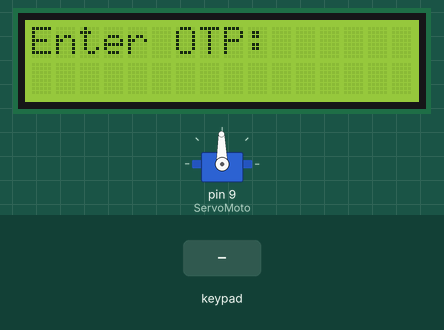
This sketch was run on a simulated Arduino Uno, built with avr-gcc and run on an emulated ATmega328P. Parts: 16×2 character LCD, servo. Inputs (shaded band) come from the test bench. What the sketch prints to the serial monitor is not drawn.

Above: at 1.2 s.
1.3 s: key '6' pressed
At 2.5 s:
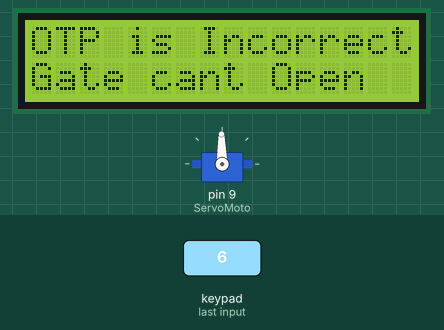
2.8 s: key '1' pressed
At 3.6 s:
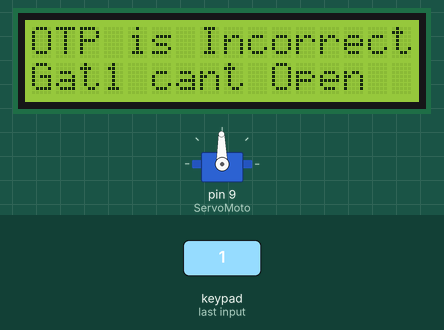
Timing chart, 0 to 5.8 s (numbered marks = the images above; inputs shaded):
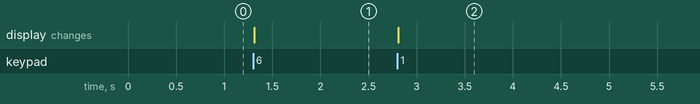

The sketch:

Demo_2_Firebase_Sensors_LED_OTP.ino
```cpp
#include <Keypad.h>
#include<LiquidCrystal.h>
#include <Servo.h>

const byte ROWS = 2;
const byte COLS = 3;

LiquidCrystal lcd(12, 11,5 , 4, 3, 2);

char hexakeys[ROWS][COLS] =
{
  {'1','2','3'},
  {'4','5','6'}
};

byte colPins[COLS] = { 8, 7, 6};

byte rowPins[ROWS] = { 13, 10};

Servo ServoMoto;

Keypad customKeypad = Keypad( makeKeymap(hexakeys), rowPins, colPins, ROWS, COLS );
int a=0;
int b=0;
int c=0;
int i=0;
int j=0;

int sum=0;

void setup()
{
  Serial.begin(9600);
  lcd.begin(16, 2);
  lcd.setCursor(0,0);
  lcd.print("Enter OTP: ");
  ServoMoto.attach(9);
  ServoMoto.write(91);
}
void loop()
{
    char key = customKeypad.getKey();
    if(key)
    {
        lcd.setCursor(2+i,1);
        lcd.print(key);
        Serial.print("KEY: ");
        Serial.println(key);
        Serial.print("SUM: ");
        Serial.println(sum);
        i++;

        /*if(key=='1')
        {
          a++;
        }
        else if(key=='2')
        {
          b++;
        }
        else if(key=='3')
        {
          c++;
        }*/

        if(sum==5451 && key=='6')
        {
           lcd.setCursor(0,0);
           lcd.print("OTP is Correct");
           lcd.setCursor(2,1);
           lcd.print("Gate Opened" );
           ServoMoto.write(10);
           delay(300);
           ServoMoto.write(91);
           delay(3000);
           ServoMoto.write(170);
           delay(300);
           ServoMoto.write(91);
           delay(3000);
           ServoMoto.write(10);
           delay(300);
           ServoMoto.write(91);
           delay(3000);
         }
         else if(sum!=5451 && key=='6')
         {
           lcd.setCursor(0,0);
           lcd.print("OTP is Incorrect");
           lcd.setCursor(0,1);
           lcd.print("Gate cant Open" );
         }
         else
         {
          sum=(sum*10)+key;
         }

        /*if(a==2);
        {
            a=1;
        }
        if(b==2);
        {
            b=1;
        }
        if(c==2);
        {
            c=1;
        }*/

    }
}
```

Measured:
- after the input at 1.3 s, the display: changes at once (image 1)
- after the input at 2.8 s, the display: changes at once (image 2)
